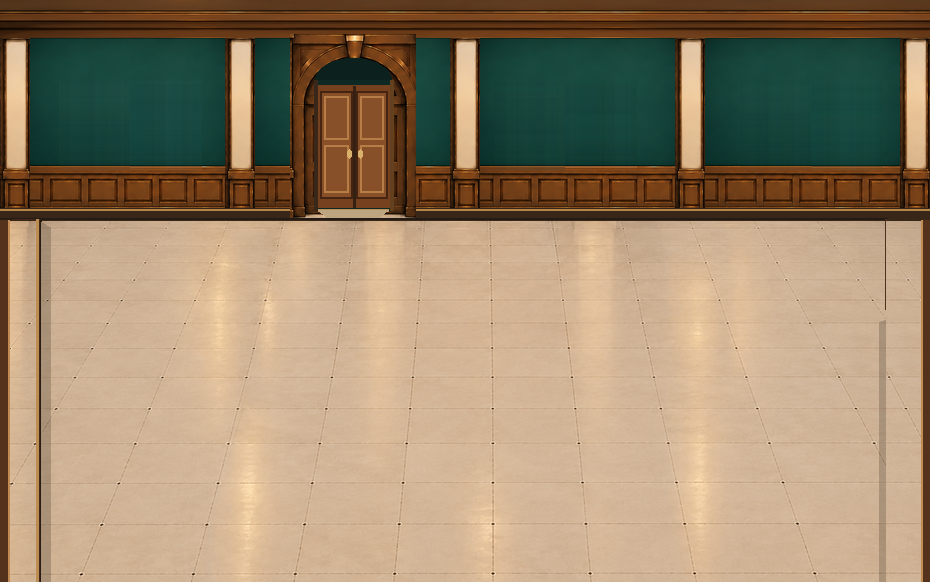
#> input picture qa/architecture-bases-20261029/gallery1_architecture_v06_no_green_sidewalls_REVIEW.png, 930 x 582 px, found by its file name
$ python make_gallery1_v07.py
#> lines starting #> are read from the running program, lines starting #| are printed output that depends on the picture
from PIL import Image, ImageDraw
from pathlib import Path
r=Path('C:/Users/User/source/repos/a18-gallery-layout-editor')
p=r/'qa/architecture-bases-20261029'
im=Image.open(p/'gallery1_architecture_v06_no_green_sidewalls_REVIEW.png').convert('RGB')
#> im is the input picture: PIL image 930x582 RGB; mean R, G, B 156.1, 136, 108.4
d=ImageDraw.Draw(im)
d.rectangle((0,220,8,581),fill='black')
d.rectangle((921,220,929,581),fill='black')
im.save(p/'gallery1_architecture_v07_black_edges_REVIEW.png')
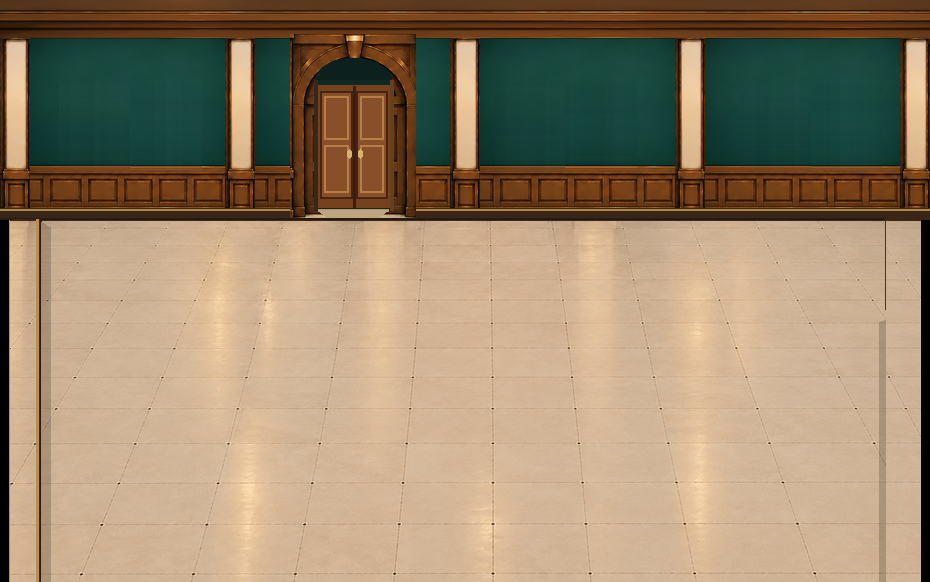
#> saved as gallery1_architecture_v07_black_edges_REVIEW.png: PIL image 930x582 RGB; mean R, G, B 154.9, 135.2, 107.9
print(im.size)
#| (930, 582)
